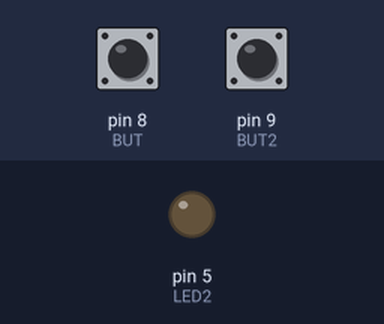
Simulated run of this sketch. Board: Arduino Uno, built with avr-gcc and run on an emulated ATmega328P. Shown: output pins drawn as LEDs (lit = HIGH). Inputs (shaded band) come from the test bench; at power-on: pin 8 (BUT) HIGH, pin 9 (BUT2) HIGH.

Above: at 1.2 s.
1.3 s: pin 8 (BUT) pulled LOW for 0.15 s
At 2.4 s:
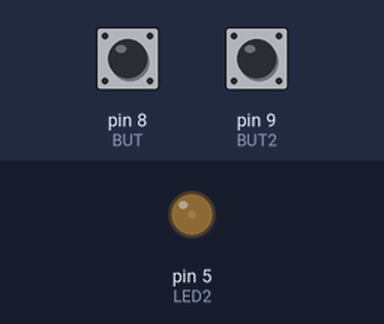
2.9 s: pin 9 (BUT2) pulled LOW for 0.15 s
At 3.6 s:
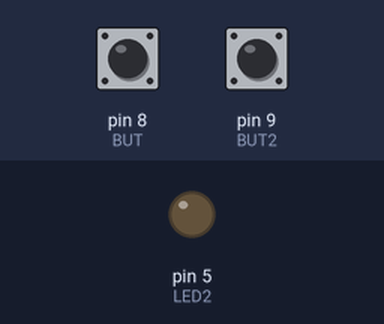
4.5 s: pin 8 (BUT) pulled LOW for 1 s
At 6.1 s:
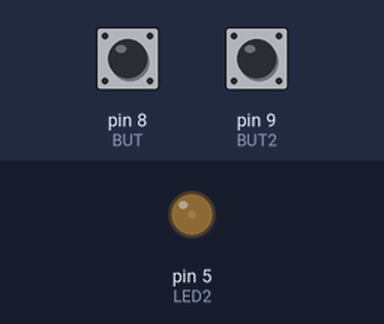
7.0 s: pin 9 (BUT2) pulled LOW for 1 s
At 9.2 s:
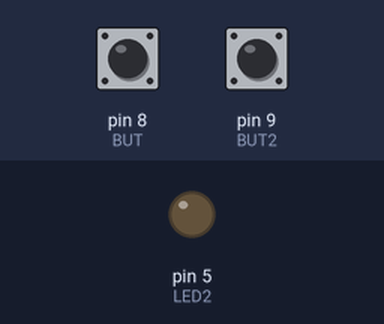
9.5 s: pin 8 (BUT) pulsed LOW 5 times (0.12 s each, 0.3 s apart)
At 12.1 s:
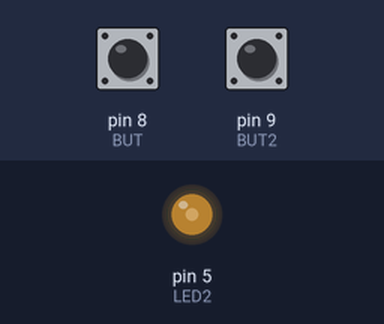
12.5 s: pin 8 (BUT) pulsed LOW 2 times (0.12 s each, 0.3 s apart)
At 12.77 s:
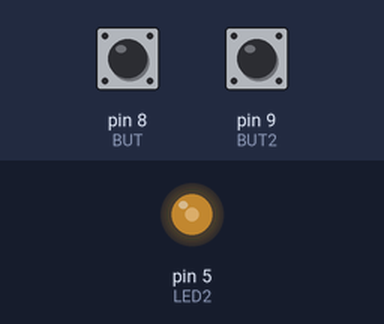
Timing chart, 0 to 15.5 s (numbered marks = the images above; inputs shaded):
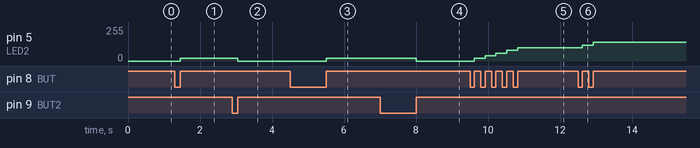

Measured:
- after the input at 1.3 s, pin 5 (LED2): 0/255 → 20/255 after 0.15 s
- after the input at 2.9 s, pin 5 (LED2): 20/255 → 0/255 after 0.15 s
- after the input at 4.5 s, pin 5 (LED2): 0/255 → 20/255 after 1.0 s
- after the input at 7.0 s, pin 5 (LED2): 20/255 → 0/255 after 1.0 s
- after the input at 9.5 s, pin 5 (LED2): moves from 0/255 to 100/255 over 1.2 s, starting after 0.12 s
- after the input at 12.5 s, pin 5 (LED2): 100/255 → 120/255 after 0.12 s, → 140/255 0.30 s later

The sketch:

ctyri.ino
```cpp
const int LED2 = 5;
const int BUT = 8;
const int BUT2 = 9;
const int JAS[] = { 0, 10, 20, 30, 40, 50, 60, 70, 80, 90, 100 };
int STEP = 0;
int SIZE = sizeof(JAS) / sizeof(JAS[0]);

void setup() {
  pinMode(LED2, OUTPUT);
  pinMode(BUT, INPUT_PULLUP);
  pinMode(BUT2, INPUT_PULLUP);
}

void loop() {

  if ((digitalRead(BUT) == LOW) && (STEP >= 0 && STEP < SIZE - 1)) {
    while (digitalRead(BUT) == LOW) {};
    STEP++;
    analogWrite(LED2, ((255 / 100) * JAS[STEP]));
  };

  if ((digitalRead(BUT2) == LOW) && (STEP > 0 && STEP <= SIZE - 1)) {
    while (digitalRead(BUT2) == LOW) {};
    STEP--;
    analogWrite(LED2, ((255 / 100) * JAS[STEP]));
  };
}
```
